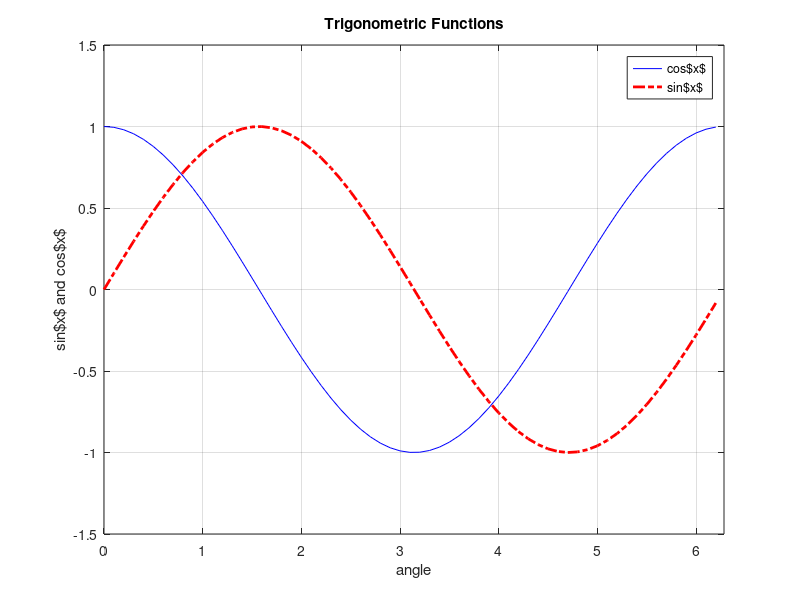

This figure's MATLAB source: (Note: this script raises an error after producing the figure.)
x  = 0: .1 : 2*pi;
y1 = cos(x);
y2 = sin(x);
% Plot y1 vs. x (blue, solid) and y2 vs. x (red, dashed)
hfig = figure;
plot(x, y1, 'b', x, y2, 'r-.', 'LineWidth', 2)
% Turn on the grid
grid on
% Set the axis limits
axis([0 2*pi -1.5 1.5])
% Add title and axis labels
title('Trigonometric Functions')
xlabel('angle')
ylabel('sin$x$ and cos$x$')
legend('cos$x$','sin$x$')
% FigTools

hfig = pubfig(hfig);
expfig('exampleFigure','-tex',hfig);